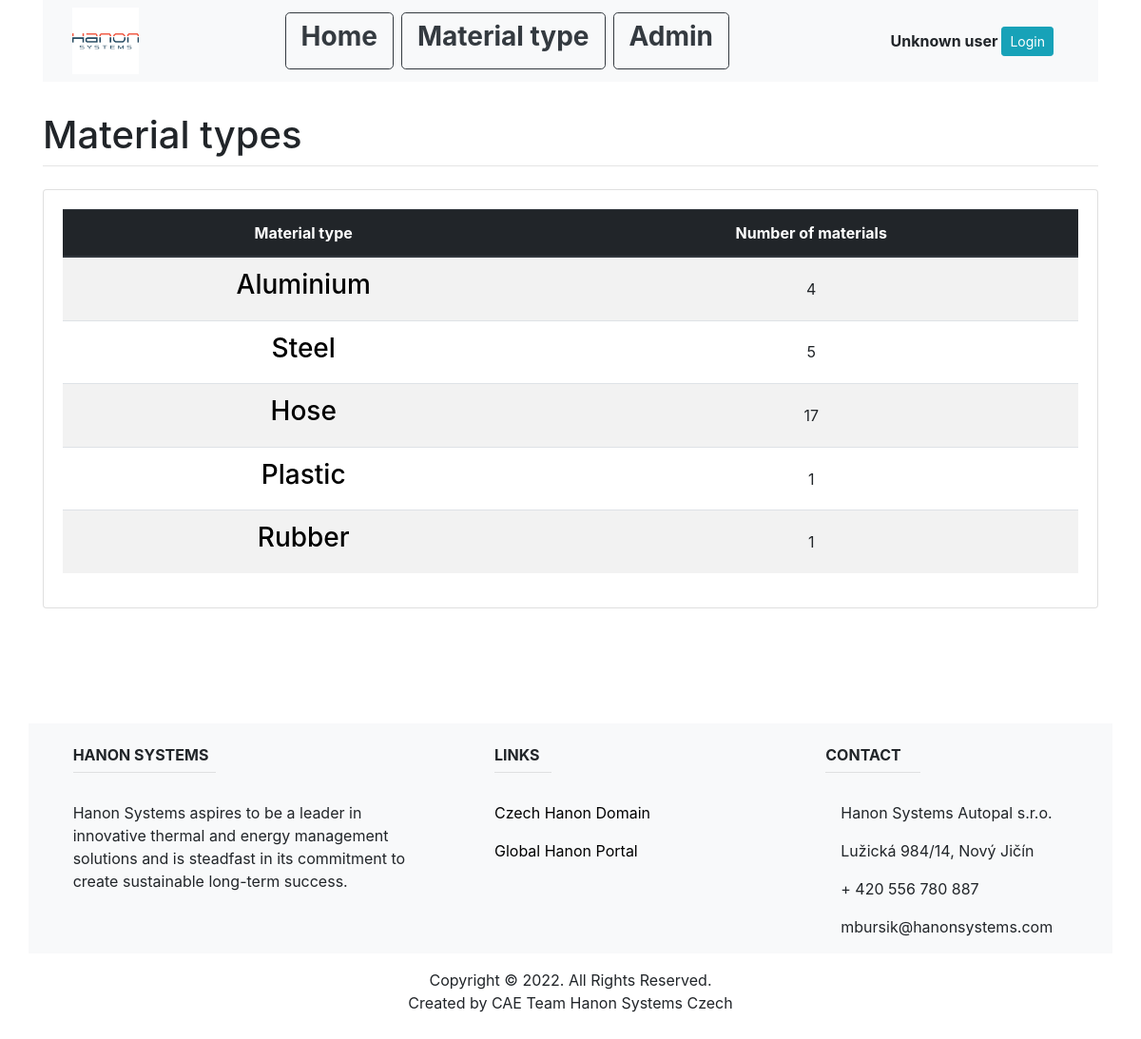
/material_type_list/, run on the app's committed database.
### main/models.py (models this page shows, shortened)
class MaterialType(models.Model):
    name = models.CharField(max_length=200, unique=True)

### main/views.py (the view)
# urls.py: path('material_type_list/', views.material_type_list, name="material_type_list"),
def material_type_list(response):
    mat_type_ls = MaterialType.objects.all()
    count_ls = {}
    for mat_type in mat_type_ls:
        count_ls[mat_type] = 0
    for mat_type in mat_type_ls:
        mat_id = mat_type.id
        if Material.objects.filter(material_type_id=mat_id).count() != 0:
            count_ls[mat_type] = Material.objects.filter(material_type_id=mat_id).count()
        elif Hose.objects.filter(material_type_id=mat_id).count() != 0:
            count_ls[mat_type] = Hose.objects.filter(material_type_id=mat_id).count()
        elif Plastic.objects.filter(material_type_id=mat_id).count() != 0:
            count_ls[mat_type] = Plastic.objects.filter(material_type_id=mat_id).count()
        elif Rubber.objects.filter(material_type_id=mat_id).count() != 0:
            count_ls[mat_type] = Rubber.objects.filter(material_type_id=mat_id).count()
    return render(response, "main/material_type_list.html", {
                      "count_ls": count_ls,
                   })

### main/templates/main/material_type_list.html (shortened to what this page needs)
{% extends "main/base.html" %}
{% block content %}
<br>
<h1 class="mt-2">Material types</h1>
    <hr class="mt-0 mb-4">
<div class="card card-body">
    <table class="table table-striped">
        <thead class="thead-dark">
        <tr>
            <th class="text-center align-middle" scope="col">Material type</th>
            <th class="text-center align-middle" scope="col">Number of materials</th>
        </tr>
        </thead>
        <tbody>
            {% for item,count in count_ls.items%}
            <tr>
                <td class="text-center align-middle">
                    {% if item.name == "Aluminium" %}
                    <a href="{%url 'material_list' item.id%}"><h3 style="color:black">{{ item.name }}</h3></a>
                    {% elif item.name == "Steel" %}
                    <a href="{%url 'material_list' item.id%}"><h3 style="color:black">{{ item.name }}</h3></a>
                    {% elif item.name == "Hose" %}
                    <a href="{%url 'hose_list' item.id%}"><h3 style="color:black">{{ item.name }}</h3></a>
                    {% elif item.name == "Plastic" %}
                    <a href="{%url 'plastic_list' item.id%}"><h3 style="color:black">{{ item.name }}</h3></a>
                    {% elif item.name == "Rubber" %}
                    <a href="{%url 'rubber_list' item.id%}"><h3 style="color:black">{{ item.name }}</h3></a>
                    {% endif %}
                </td>
                <td class="text-center align-middle">{{ count }}</td>
            </tr>
            {% endfor %}
        </tbody>
    </table>
</div>
<br>
{% endblock %}

### data on the page
MaterialType: name "Aluminium", count "4"
MaterialType: name "Steel", count "5"
MaterialType: name "Hose", count "17"
MaterialType: name "Plastic", count "1"
MaterialType: name "Rubber", count "1"
